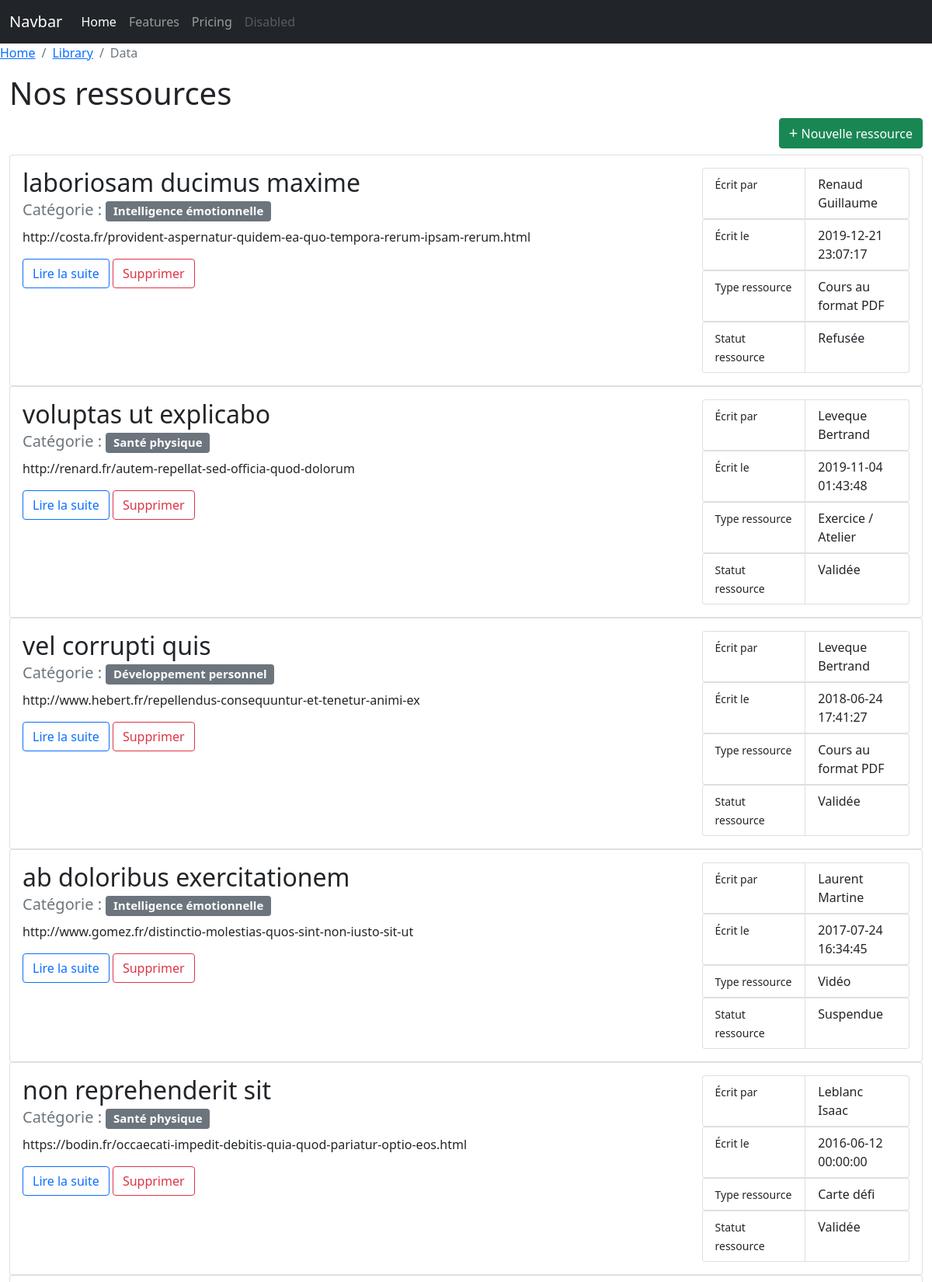
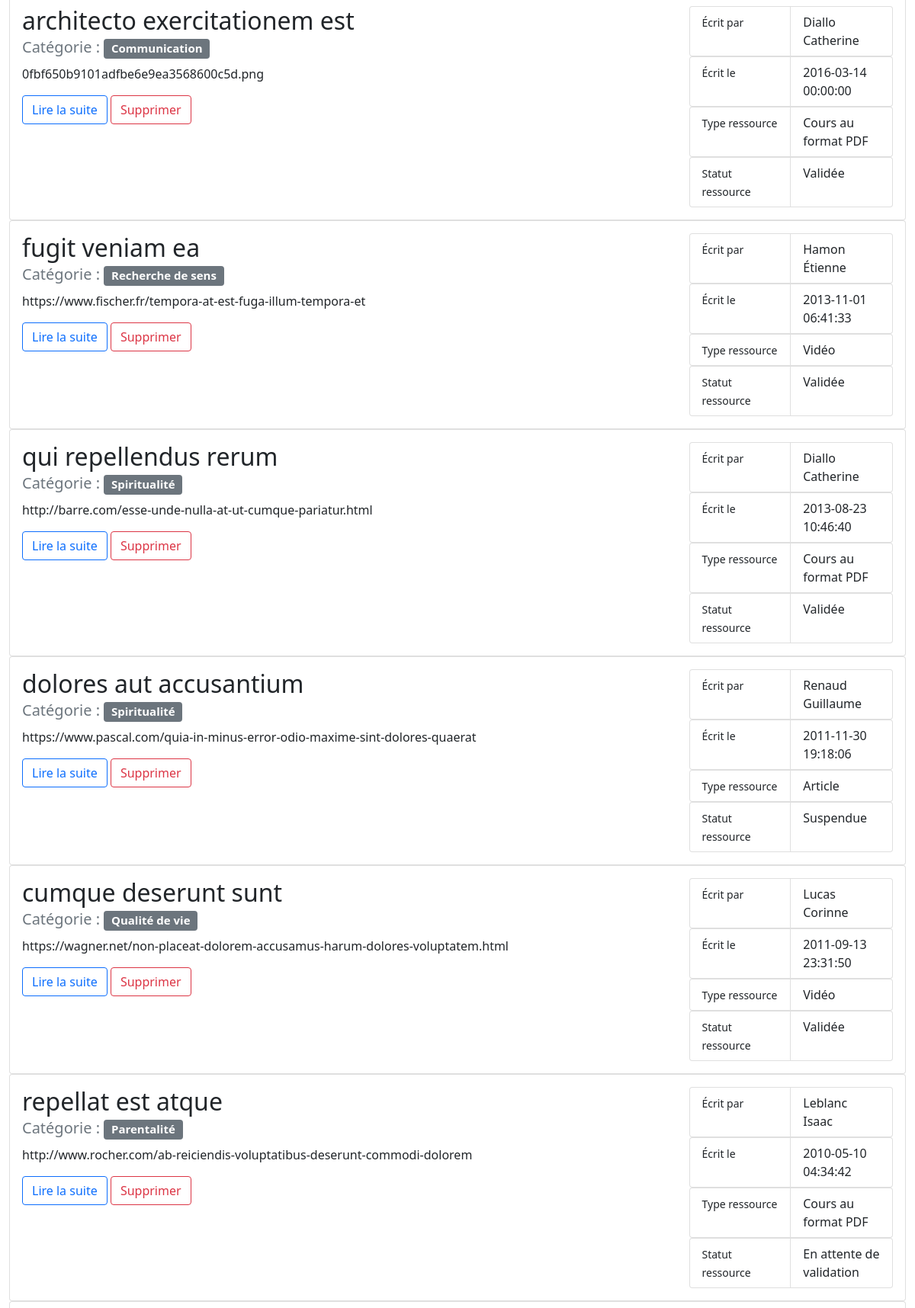
The page / (upper part) on the database its author committed (2 pictures, top to bottom).
### tables this page shows
CREATE TABLE `ressource` (
  `id` int(11) NOT NULL,
  `categorie_id` int(11) NOT NULL,
  `accessibilite_id` int(11) NOT NULL,
  `auteur_id` int(11) NOT NULL,
  `statut_ressource_id` int(11) NOT NULL,
  `type_ressource_id` int(11) NOT NULL,
  `titre` varchar(255) NOT NULL,
  `lien_serveur` varchar(255) NOT NULL,
  `date_creation` datetime NOT NULL
);

CREATE TABLE `categorie` (
  `id` int(11) NOT NULL,
  `libelle` varchar(255) NOT NULL
);

CREATE TABLE `utilisateur` (
  `id` int(11) NOT NULL,
  `role_id` int(11) NOT NULL,
  `statut_compte_id` int(11) NOT NULL,
  `email` varchar(180) NOT NULL,
  `roles` longtext NOT NULL CHECK (json_valid(`roles`)),
  `password` varchar(255) NOT NULL,
  `nom` varchar(255) NOT NULL,
  `prenom` varchar(255) NOT NULL,
  `numero_departement` varchar(255) NOT NULL,
  `pseudo` varchar(255) NOT NULL
);

CREATE TABLE `type_ressource` (
  `id` int(11) NOT NULL,
  `libelle` varchar(255) NOT NULL
);

CREATE TABLE `statut_ressource` (
  `id` int(11) NOT NULL,
  `libelle` varchar(255) NOT NULL
);

### libraries/Renderer.php (called while the page is built, shortened)
<?php
class Renderer
{
    public static function render(string $path, array $variables = []): void
    {
        extract($variables);
        require('templates/' . $path . '.html.php');
        require('templates/layout.html.php');
    }
}

### libraries/controllers/RessourceController.php (called while the page is built, shortened)
<?php
require_once('libraries/models/Ressource.php');
require_once('libraries/Renderer.php');
class RessourceController
{
    protected $model;
    public function __construct()
    {
        $this->model = new \Models\Ressource();
    }
    public function index()
    {
        $ressources = $this->model->findRessourceDetails();
        \Renderer::render('ressources/index', compact('pageTitre', 'ressources'));
    }
}

### index.php (called while the page is built)
<?php
require_once('libraries/controllers/RessourceController.php');
$controller = new \Controllers\RessourceController();
$controller->index();

### libraries/Database.php (called while the page is built)
<?php
class Database
{
    public static function getPdo(): PDO
    {
        $pdo = new PDO('mysql:host=localhost;dbname=projet-cesi;charset=utf8', 'root', '', [
            PDO::ATTR_ERRMODE => PDO::ERRMODE_EXCEPTION,
            PDO::ATTR_DEFAULT_FETCH_MODE => PDO::FETCH_ASSOC
        ]);
        return $pdo;
    }
}

### libraries/models/Model.php (called while the page is built, shortened)
<?php
require_once('libraries/Database.php');
abstract class Model {
    public function __construct()
    {
        $this->pdo = \Database::getPdo();
    }
}

### libraries/models/Ressource.php (called while the page is built, shortened)
<?php
require_once('libraries/models/Model.php');
class Ressource extends Model
{
    public function findRessourceDetails()
    {
        $resultats = $this->pdo->query("SELECT ressource.id, ressource.titre, ressource.lien_serveur, ressource.date_creation,
        statut_ressource.libelle AS statutRessource, type_ressource.libelle AS typeRessource, categorie.libelle AS categorie,
        utilisateur.prenom AS auteurPrenom, utilisateur.nom AS auteurNom
        FROM ressource
        INNER JOIN categorie ON categorie.id = ressource.categorie_id
        INNER JOIN utilisateur ON utilisateur.id = ressource.auteur_id
        INNER JOIN statut_ressource ON statut_ressource.id = ressource.statut_ressource_id
        INNER JOIN type_ressource ON type_ressource.id = ressource.type_ressource_id
        ORDER BY date_creation DESC");
        $ressources = $resultats->fetchAll();
        return $ressources;
    }
}

### templates/ressources/index.html.php (the view, shortened to what this page needs)
<link href="https://cdn.jsdelivr.net/npm/bootstrap@5.0.0/dist/css/bootstrap.min.css" rel="stylesheet">
<nav class="navbar navbar-expand-lg navbar-dark bg-dark">
    <div class="container-fluid">
        <a class="navbar-brand" href="#">Navbar</a>
        <div class="collapse navbar-collapse" id="navbarNavAltMarkup">
            <div class="navbar-nav">
                <a class="nav-link active" aria-current="page" href="#">Home</a>
                <a class="nav-link" href="#">Features</a>
                <a class="nav-link" href="#">Pricing</a>
                <a class="nav-link disabled" href="#" tabindex="-1" aria-disabled="true">Disabled</a>
            </div>
        </div>
    </div>
</nav>
<nav aria-label="breadcrumb">
    <ol class="breadcrumb">
        <li class="breadcrumb-item"><a href="#">Home</a></li>
        <li class="breadcrumb-item"><a href="#">Library</a></li>
        <li class="breadcrumb-item active" aria-current="page">Data</li>
    </ol>
</nav>
<div class="container-fluid">
    <div class="row">
        <div class="col">
            <div class="row">
                <div class="col mb-2">
                    <h1>Nos ressources</h1>
                    <a href="ressource.php?id=<?= $ressource['id'] ?>" class="btn btn-success float-end"><span class="h5">+</span> Nouvelle ressource</a>
                </div>
            </div>
            <?php foreach ($ressources as $ressource) : ?>
                <div class="card">
                    <div class="card-body">
                        <div class="row">
                            <div class="col-9">
                                <h2 class="card-title"><?= $ressource['titre'] ?></h2>
                                <h5 class="card-subtitle mb-2 text-muted">Catégorie : <span class="badge bg-secondary"><?= $ressource['categorie'] ?></span></h5>
                                <p class="card-text"><?= $ressource['lien_serveur'] ?></p>
                                <a href="ressource.php?id=<?= $ressource['id'] ?>" class="btn btn-outline-primary">Lire la suite</a>
                                <a href="delete-ressource.php?id=<?= $ressource['id'] ?>" class="btn btn-outline-danger" onclick="return window.confirm(`Êtes vous sur de vouloir supprimer cette ressource ?!`)">Supprimer</a>
                            </div>
                            <div class="col-3">
                                <ul class="list-group list-group-horizontal">
                                    <li class="list-group-item w-50"><small>Écrit par</small></li>
                                    <li class="list-group-item w-50"><?= $ressource['auteurPrenom'] ?> <?= $ressource['auteurNom'] ?></li>
                                </ul>
                                <ul class="list-group list-group-horizontal">
                                    <li class="list-group-item w-50"><small>Écrit le</small></li>
                                    <li class="list-group-item w-50"><?= $ressource['date_creation'] ?></li>
                                </ul>
                                <ul class="list-group list-group-horizontal">
                                    <li class="list-group-item w-50"><small>Type ressource</small></li>
                                    <li class="list-group-item w-50"><?= $ressource['typeRessource'] ?></li>
                                </ul>
                                <ul class="list-group list-group-horizontal">
                                    <li class="list-group-item w-50"><small>Statut ressource</small></li>
                                    <li class="list-group-item w-50"><?= $ressource['statutRessource'] ?></li>
                                </ul>
                            </div>
                        </div>
                    </div>
                </div>
            <?php endforeach ?>
        </div>
    </div>
</div>

### rows shown on the page
ressource: titre "laboriosam ducimus maxime", categorie.libelle "Intelligence émotionnelle", lien_serveur "http://costa.fr/provident-aspernatur-quidem-ea-quo-tempora-rerum-ipsam-rerum.html", auteur.prenom "Renaud", auteur.nom "Guillaume", date_creation "2019-12-21 23:07:17", type_ressource.libelle "Cours au format PDF", statut_ressource.libelle "Refusée"
ressource: titre "voluptas ut explicabo", categorie.libelle "Santé physique", lien_serveur "http://renard.fr/autem-repellat-sed-officia-quod-dolorum", auteur.prenom "Leveque", auteur.nom "Bertrand", date_creation "2019-11-04 01:43:48", type_ressource.libelle "Exercice / Atelier", statut_ressource.libelle "Validée"
ressource: titre "vel corrupti quis", categorie.libelle "Développement personnel", lien_serveur "http://www.hebert.fr/repellendus-consequuntur-et-tenetur-animi-ex", auteur.prenom "Leveque", auteur.nom "Bertrand", date_creation "2018-06-24 17:41:27", type_ressource.libelle "Cours au format PDF", statut_ressource.libelle "Validée"
ressource: titre "ab doloribus exercitationem", categorie.libelle "Intelligence émotionnelle", lien_serveur "http://www.gomez.fr/distinctio-molestias-quos-sint-non-iusto-sit-ut", auteur.prenom "Laurent", auteur.nom "Martine", date_creation "2017-07-24 16:34:45", type_ressource.libelle "Vidéo", statut_ressource.libelle "Suspendue"
ressource: titre "non reprehenderit sit", categorie.libelle "Santé physique", lien_serveur "https://bodin.fr/occaecati-impedit-debitis-quia-quod-pariatur-optio-eos.html", auteur.prenom "Leblanc", auteur.nom "Isaac", date_creation "2016-06-12 00:00:00", type_ressource.libelle "Carte défi", statut_ressource.libelle "Validée"
ressource: titre "architecto exercitationem est", categorie.libelle "Communication", lien_serveur "0fbf650b9101adfbe6e9ea3568600c5d.png", auteur.prenom "Diallo", auteur.nom "Catherine", date_creation "2016-03-14 00:00:00", type_ressource.libelle "Cours au format PDF", statut_ressource.libelle "Validée"
ressource: titre "fugit veniam ea", categorie.libelle "Recherche de sens", lien_serveur "https://www.fischer.fr/tempora-at-est-fuga-illum-tempora-et", auteur.prenom "Hamon", auteur.nom "Étienne", date_creation "2013-11-01 06:41:33", type_ressource.libelle "Vidéo", statut_ressource.libelle "Validée"
ressource: titre "qui repellendus rerum", categorie.libelle "Spiritualité", lien_serveur "http://barre.com/esse-unde-nulla-at-ut-cumque-pariatur.html", auteur.prenom "Diallo", auteur.nom "Catherine", date_creation "2013-08-23 10:46:40", type_ressource.libelle "Cours au format PDF", statut_ressource.libelle "Validée"
ressource: titre "dolores aut accusantium", categorie.libelle "Spiritualité", lien_serveur "https://www.pascal.com/quia-in-minus-error-odio-maxime-sint-dolores-quaerat", auteur.prenom "Renaud", auteur.nom "Guillaume", date_creation "2011-11-30 19:18:06", type_ressource.libelle "Article", statut_ressource.libelle "Suspendue"
ressource: titre "cumque deserunt sunt", categorie.libelle "Qualité de vie", lien_serveur "https://wagner.net/non-placeat-dolorem-accusamus-harum-dolores-voluptatem.html", auteur.prenom "Lucas", auteur.nom "Corinne", date_creation "2011-09-13 23:31:50", type_ressource.libelle "Vidéo", statut_ressource.libelle "Validée"
ressource: titre "repellat est atque", categorie.libelle "Parentalité", lien_serveur "http://www.rocher.com/ab-reiciendis-voluptatibus-deserunt-commodi-dolorem", auteur.prenom "Leblanc", auteur.nom "Isaac", date_creation "2010-05-10 04:34:42", type_ressource.libelle "Cours au format PDF", statut_ressource.libelle "En attente de validation"
